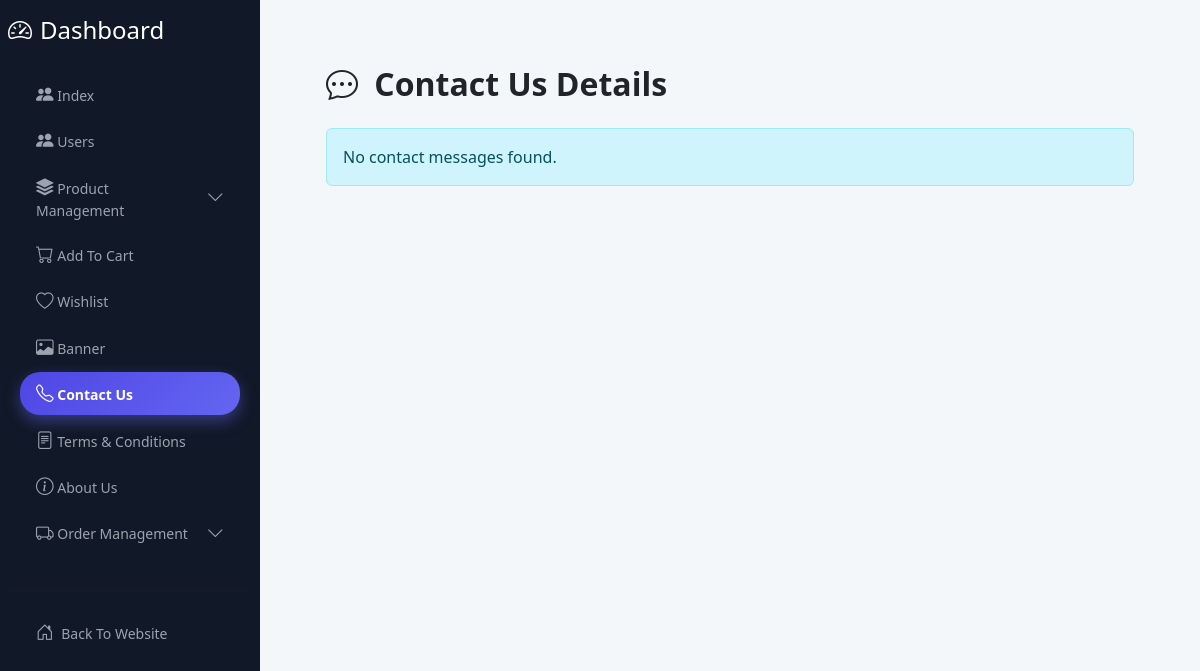
Before: /dashboard/contactus/list with the older database file.
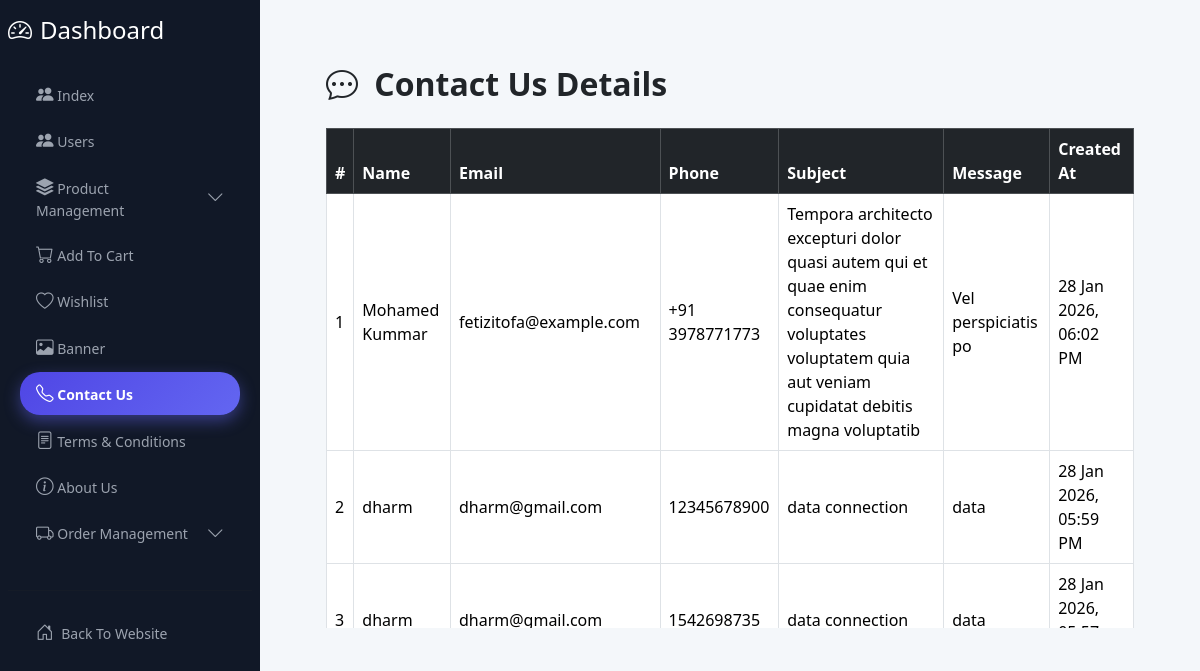
After: the same page with the newer database file.
### users/models.py (models this page shows, shortened)
class Contact(models.Model):
    name = models.CharField(max_length=100)
    email = models.EmailField()
    phone = models.CharField(max_length=20, null=True)
    subject = models.CharField(max_length=150)
    message = models.TextField()
    created_at = models.DateTimeField(auto_now_add=True)

### dashboard/views.py (the view)
# urls.py: path('contactus/list',ContactListView.as_view(),name="contactus"),
class ContactListView(ListView):
    model = Contact
    template_name = "dashboard/contactus-list.html"
    context_object_name = "contacts"
    ordering = ["-created_at"]

### cart/context_processors.py (called while the page is built)
def cart_count(request):
    if request.user.is_authenticated:
        count = Cart.objects.filter(user=request.user).aggregate(
            total=models.Sum("quantity")
        )["total"] or 0
        return {"cart_count": count}
    return {"cart_count": 0}

### product/context_processors.py (called while the page is built)
def category_context(request):
    return {
        'header_categories': Category.objects.all().prefetch_related('subcategories')
    }

### template/dashboard/contactus-list.html (shortened to what this page needs)
{% extends "dashboard/base.html" %} {% block content %}
<div class="content mt-4">
  <h4 class="fw-bold contact-header"><i class="bi bi-chat-dots me-2"></i> Contact Us Details</h4>
  {% if contacts %}
  <div class="table-responsive">
    <table class="table table-bordered table-hover align-middle">
      <thead class="table-dark">
        <tr>
          <th>#</th>
          <th>Name</th>
          <th>Email</th>
          <th>Phone</th>
          <th>Subject</th>
          <th>Message</th>
          <th>Created At</th>
        </tr>
      </thead>
      <tbody>
        {% for contact in contacts %}
        <tr>
          <td>{{ forloop.counter }}</td>
          <td>{{ contact.name }}</td>
          <td>{{ contact.email }}</td>
          <td>{{ contact.phone }}</td>
          <td>{{ contact.subject }}</td>
          <td style="max-width: 250px">
            {{ contact.message|truncatechars:80 }}
          </td>
          <td>{{ contact.created_at|date:"d M Y, h:i A" }}</td>
        </tr>
        {% endfor %}
      </tbody>
    </table>
  </div>
  {% else %}
  <div class="alert alert-info">No contact messages found.</div>
  {% endif %}
</div>
{% endblock content %}

Changed rows visible on the page:
added Contact: name "Mohamed Kummar", email "fetizitofa@example.com", phone "+91 3978771773", subject "Tempora architecto excepturi dolor quasi autem qui et quae enim consequatur voluptates voluptatem quia aut veniam cupidatat debitis magna voluptatib", message "Vel perspiciatis po", created_at "28 Jan 2026, 06:02 PM"
added Contact: name "dharm", email "dharm@gmail.com", phone "12345678900", subject "data connection", message "data", created_at "28 Jan 2026, 05:59 PM"
added Contact: name "dharm", email "dharm@gmail.com", phone "1542698735", subject "data connection", message "data", created_at "28 Jan 2026,…"
Other visible differences:
text no longer shown: "No contact messages found."
text now shown: "# Name Email Phone Subject Message Created At"
